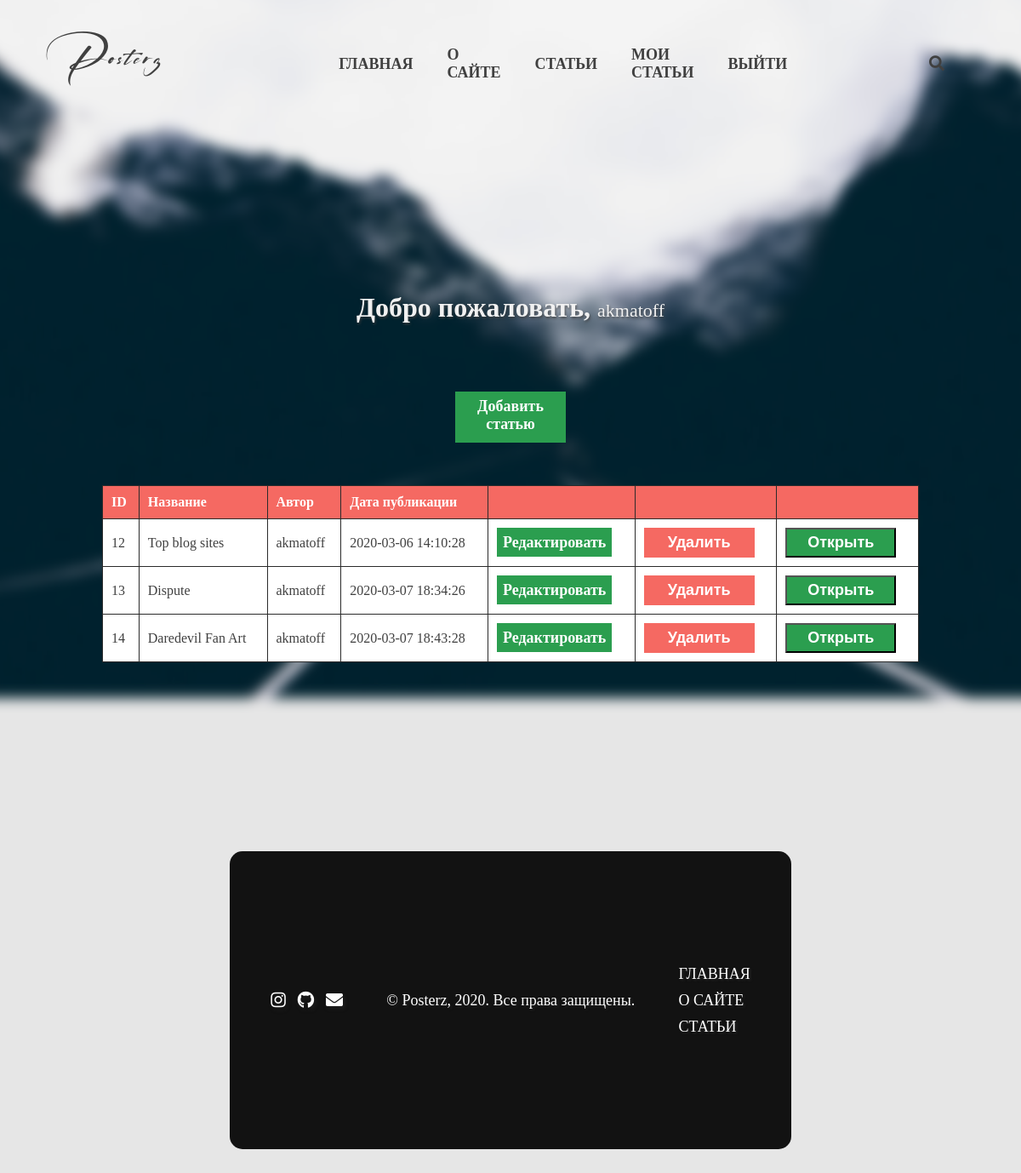
/dashboard (signed in), run on the app's committed database.
### tables this page shows
CREATE TABLE articles(
  id INTEGER PRIMARY KEY AUTOINCREMENT,
  cover varchar(120),
  title varchar(100),
  body TEXT,
  author varchar(80),
  create_date TIMESTAMP DEFAULT CURRENT_TIMESTAMP NOT NULL
);

### app.py (the view)
@app.route('/dashboard', methods=['GET', 'POST'])
@is_logged_in
def dashboard():
  con = sqlite3.connect('posterz.db')
  con.row_factory = sqlite3.Row
  cur = con.cursor()
  cur.execute("SELECT * FROM articles")
  articles = cur.fetchall()
  if len(articles) > 0:
    return render_template('dashboard.html', articles=articles)
  else:
    msg = 'У вас еще нет статьей.'
    return render_template('dashboard.html', msg=msg)

### app.py (called while the page is built)
def is_logged_in(f):
  @wraps(f)
  def wrap(*args, **kwargs):
    if 'logged_in' in session:
      return f(*args, **kwargs)
    else:
      flash('Вы не авторизованы, пожалуйста авторизуйтесь!')
      return redirect(url_for('login'))
  return wrap

### templates/dashboard.html (shortened to what this page needs)
{% extends 'layout.html' %}
{% block content %}
    <div id="container">
        <h1 id="header-text-white">Добро пожаловать, <small>{{session.username}}</small></h1>
        <a id="add-button" href="/add_article">Добавить статью</a>
        <table id="table">
            <tr>
                <th>ID</th>
                <th>Название</th>
                <th>Автор</th>
                <th>Дата публикации</th>
                <th></th>
                <th></th>
                <th></th>
            </tr>
            {% for article in articles %}
                {% if session['username'] == article.author %}
                    <tr>
                        <td>{{article.id}}</td>
                        <td>{{article.title}}</td>
                        <td>{{article.author}}</td>
                        <td>{{article.create_date}}</td>
                        <td><a id="add-button" href="edit_article/{{article.id}}">Редактировать</a></td>
                        <td>
                            <form action="{{url_for('delete_article', id=article.id)}}" method="POST" id="delete-form">
                                <input type="submit" value="Удалить" id="delete-button" onclick="deleteArticleWarning()">
                            </form>
                        </td>
                        <td>
                            <button type="button" id="link-button"><a href="article/{{article.id}}">Открыть</a></button>
                        </td>
                    </tr>
                {%  endif %}
            {% endfor %}
        </table>
    </div>
{% endblock %}

### templates/layout.html (shortened to what this page needs)
<!DOCTYPE html>
<html lang="ru-RUS">
  <head>
    <link rel="stylesheet" href="{{url_for('static', filename="css/style.css")}}">
    <link rel="stylesheet" href="https://cdnjs.cloudflare.com/ajax/libs/font-awesome/5.12.1/css/all.min.css">
  </head>
  <body>
    <div id="background"></div>
    {% include 'header.html' %}
    {% block content %}
    {% endblock %}
    {% include 'footer.html' %}
  </body>
</html>

### templates/header.html (shortened to what this page needs)
<header>
  <div id="logo"><a href="/">Posterz</a></div>
  <div id="navbar">
    <a href="/">ГЛАВНАЯ</a>
    <a href="/#about-container">О САЙТЕ</a>
    <a href="/articles">СТАТЬИ</a>
    {% if session.logged_in %}
    <a href="/dashboard">МОИ СТАТЬИ</a>
    <a href="/logout">ВЫЙТИ</a>
    {% else %}
    <a href="/login">ВОЙТИ</a>
    <a href="/register">РЕГИСТРАЦИЯ</a>
    {% endif %}
  </div>
  <div id="search-bar">
    <i class="fas fa-search"></i>
  </div>
</header>

### templates/footer.html
<footer>
    <div id="social-media-container">
        <a href="https://instagram.com/akmatoff.exe" class="fab fa-instagram"></a>
        <a href="https://github.com/akmatoff/posterz" class="fab fa-github"></a>
        <a href="mailto:@azim.akmatov1@gmail.com" class="fas fa-envelope"></a>
    </div>
    <div id="footer-text-container">© Posterz, 2020. Все права защищены.</div>
    <div id="footer-navbar">
            <a href="/">ГЛАВНАЯ</a>
            <a href="/#about-container">О САЙТЕ</a>
            <a href="/articles">СТАТЬИ</a>
    </div>
</footer>

### static/css/style.css (style rules this page uses)
* { box-sizing: border-box; scroll-behavior: smooth; }
body { margin: 0; padding: 0; font-family: San Francisco; display: flex; align-items: center; justify-items: center; flex-direction: column; background-color: #e6e6e6; color: #404040; }
header { width: 100%; height: 150px; display: flex; justify-content: space-between; padding: 0 80px; flex-wrap: wrap; align-items: center; position: relative; }
#logo a { font-family: Signatrue; font-size: 30px; color: #404040; letter-spacing: 3px; text-decoration: none; }
#logo { transition: ease-in 0.4s; }
#navbar { display: flex; align-items: center; justify-content: space-around; width: 50%; }
#navbar a, #authorize a { color: #404040; text-decoration: none; font-weight: bold; font-size: 18px; padding: 5px 20px; transition: 0.4s ease; display: block; border-radius: 15px; }
#search-bar { color: #404040; font-size: 18px; transition: ease-in-out 0.4s; padding: 10px; border-radius: 5px; }
#background { position: fixed; z-index: -1; width: 100%; min-height: 100vh; background-image: url('../img/bg2.jpeg'); background-size: cover; background-attachment: fixed; filter: blur(7px); transform: scale(1.05); animation-name: open; animation-duration: 0.7s; animation-iteration-count: 1; }
#container { display: flex; width: 100%; min-height: 100vh; justify-content: center; align-self: center; align-items: center; flex-direction: column; padding: 20px 0; }
input { color: #404040; outline: none; }
#header-text-white { color: #f1f1f1; font-weight: bold; text-align: center; margin-bottom: 80px; text-shadow: 1px 2px 3px rgba(60, 60, 60, 0.8); }
#header-text-white small { color: #f1f1f1; font-size: 22px; }
#add-button { width: 130px; height: 60px; background-color: #2b9e4f; color: white; text-decoration: none; padding: 7px; font-size: 18px; font-weight: bold; text-align: center; transition: ease-in 0.2s; }
#delete-button { width: 130px; height: 35px; border: none; background-color: #f56962; color: white; text-decoration: none; padding: 7px; font-size: 18px; font-weight: bold; text-align: center; transition: ease-in 0.2s; cursor: pointer; }
#table { margin-top: 50px; width: 80%; height: 60px; border: 1px #2b2b2b solid; border-collapse: collapse; }
th { background-color: #f56962; color: white; }
td { background-color: white; }
th, td { text-align: left; vertical-align: center; padding: 10px; border: 1px #2b2b2b solid; }
#link-button { width: 130px; height: 35px; background-color: #2b9e4f; color: white; text-decoration: none; padding: 7px; font-size: 18px; font-weight: bold; text-align: center; transition: ease-in 0.2s; display: flex; align-items: center; justify-content: center; }
#link-button a { color: white; text-decoration: none; }
small { color: #828282; font-size: 20px; font-weight: 100; text-align: center; }
#article-info h1, small { margin: 0; }
footer { width: 55%; min-height: 350px; background-color: #121212; padding: 20px; margin: 50px 0; border-radius: 15px; display: flex; justify-content: space-around; flex-wrap: wrap; align-items: center; }
#social-media-container a { color: white; text-decoration: none; font-size: 20px; padding: 0 5px; transition: ease 0.3s; text-shadow: 2px 3px 5px rgba(60, 60, 60, 0.3); }
#footer-navbar { display: flex; flex-direction: column; }
#footer-navbar a { font-size: 18px; text-decoration: none; color: white; padding: 5px; transition: ease 0.3s; text-shadow: 2px 2px 3px rgba(60, 60, 60, 0.4); }
#footer-text-container { color: white; font-size: 18px; text-shadow: 2px 2px 3px rgba(60, 60, 60, 0.4); }

### data on the page
articles: id "12", title "Top blog sites", author "akmatoff", create_date "2020-03-06 14:10:28"
articles: id "13", title "Dispute", author "akmatoff", create_date "2020-03-07 18:34:26"
articles: id "14", title "Daredevil Fan Art", author "akmatoff", create_date "2020-03-07 18:43:28"

### other printed values
{{ session.username }} "akmatoff"
